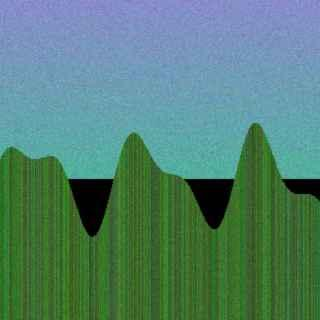
#> input picture data/test_hard/hard_real_00_comp40.jpg, 320 x 320 px
$ python -i spectral_analyzer.py   (imports and definitions only)   (older library calls are emulated)
#> lines starting #> are read from the running program, lines starting #| are printed output that depends on the picture
#> further down, picture is the input picture: shape (320, 320, 3); mean B, G, R 113.3, 129.4, 83.2
import cv2
import numpy as np
from typing import Dict, Any, List


class ImageSpectralAnalyzer:
    """Frequency-domain and boundary gradient analysis for synthetic visual artifact detection."""

    def analyze_frequency_domain(self, image_bgr: np.ndarray) -> Dict[str, Any]:
        """
        Computes 2D-FFT frequency spectrum metrics to detect GAN / Diffusion grid artifacts.
        """
        if image_bgr is None or image_bgr.size == 0:
            return {"high_freq_power": 0.0, "grid_artifact_score": 0.0}

        gray = cv2.cvtColor(image_bgr, cv2.COLOR_BGR2GRAY)
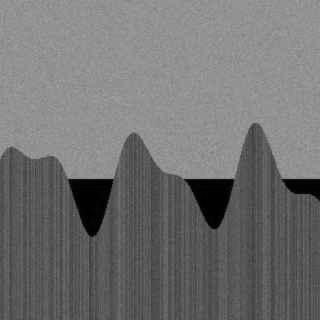
#> gray: shape (320, 320); min 0, max 164, mean 113.7
        h, w = gray.shape
#> h = 320; w = 320

        # Standardize size for consistent frequency analysis
        resized = cv2.resize(gray, (256, 256), interpolation=cv2.INTER_AREA)

        # 2D Fast Fourier Transform
        f = np.fft.fft2(resized)
        fshift = np.fft.fftshift(f)
        magnitude_spectrum = np.log1p(np.abs(fshift))
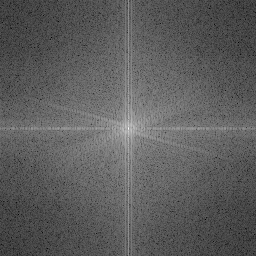
#> magnitude_spectrum: shape (256, 256) float64; min 0.498, max 15.82, mean 6.1; drawn with min black and max white

        # Separate into center (low frequency) and outer ring (high frequency)
        cy, cx = 128, 128
        y, x = np.ogrid[:256, :256]
        dist_from_center = np.sqrt((x - cx) ** 2 + (y - cy) ** 2)

        # Low frequency radius <= 32, high frequency radius >= 80
        low_mask = dist_from_center <= 32
        high_mask = dist_from_center >= 80

        low_power = float(np.mean(magnitude_spectrum[low_mask]))
#> low_power = 8.69
        high_power = float(np.mean(magnitude_spectrum[high_mask]))
#> high_power = 5.53
        high_low_ratio = high_power / (low_power + 1e-5)
#> high_low_ratio = 0.636

        # Check for unnatural periodic peaks in high-frequency ring (GAN grid artifact)
        high_vals = magnitude_spectrum[high_mask]
        q75, q25 = np.percentile(high_vals, [75, 25])
#> q75 = 6.16; q25 = 4.9
        iqr = q75 - q25
#> iqr = 1.26
        high_spikes = np.sum(high_vals > (q75 + 1.5 * iqr)) / len(high_vals)
#> high_spikes = 0.00629

        # Laplacian sharpness variance
        laplacian = cv2.Laplacian(gray, cv2.CV_64F)
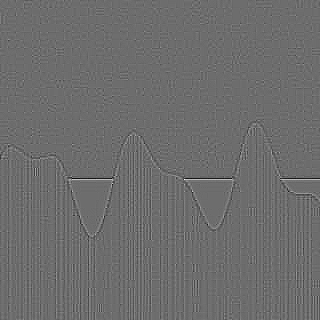
#> laplacian: shape (320, 320) float64; min -135, max 180, mean 0; drawn with min black and max white
        lap_var = float(laplacian.var())
#> lap_var = 152.2

        return {
            "high_freq_power": round(high_power, 3),
            "high_low_power_ratio": round(high_low_ratio, 4),
            "high_frequency_spikes_ratio": round(float(high_spikes), 4),
            "laplacian_variance": round(lap_var, 2),
        }

    def analyze_facial_boundary(self, image_bgr: np.ndarray, box: tuple) -> float:
        """
        Calculates gradient discontinuity across the face boundary box.
        Face swaps typically display a smoothing/blur artifact along the blending perimeter.
        """
        x, y, w, h = box
        img_h, img_w, _ = image_bgr.shape

        # Define boundary strip
        pad = 8
        y1, y2 = max(0, y - pad), min(img_h, y + h + pad)
        x1, x2 = max(0, x - pad), min(img_w, x + w + pad)

        boundary_roi = image_bgr[y1:y2, x1:x2]
        if boundary_roi.size == 0:
            return 0.0

        gray_roi = cv2.cvtColor(boundary_roi, cv2.COLOR_BGR2GRAY)
        sobelx = cv2.Sobel(gray_roi, cv2.CV_64F, 1, 0, ksize=3)
        sobely = cv2.Sobel(gray_roi, cv2.CV_64F, 0, 1, ksize=3)
        grad_mag = np.sqrt(sobelx ** 2 + sobely ** 2)

        # Return standard deviation of gradient magnitude along boundary
        return float(np.std(grad_mag))

>>> import cv2
>>> picture = cv2.imread('../../../../data/test_hard/hard_real_00_comp40.jpg')
>>> result = ImageSpectralAnalyzer().analyze_frequency_domain(picture)
#> result = {'high_freq_power': 5.53, 'high_low_power_ratio': 0.636, 'high_frequency_spikes_ratio': 0.0063, 'laplacian_variance': 152.2}

$ run again, on data/test_hard/hard_real_01_comp40.jpg
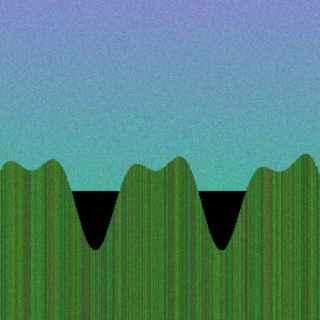
#> input picture data/test_hard/hard_real_01_comp40.jpg, 320 x 320 px
#> picture is the input picture: shape (320, 320, 3); mean B, G, R 117.2, 131.2, 82
#> in analyze_frequency_domain, `magnitude_spectrum = np.log1p(np.abs(fshift))`:
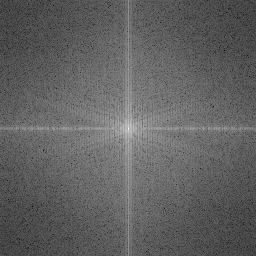
#> magnitude_spectrum: shape (256, 256) float64; min 0.0467, max 15.83, mean 6.08; drawn with min black and max white
#> low_power = 8.64
#> high_power = 5.51
#> high_low_ratio = 0.638
#> q75 = 6.15; q25 = 4.9
#> iqr = 1.26
#> high_spikes = 0.00669
#> in analyze_frequency_domain, `laplacian = cv2.Laplacian(gray, cv2.CV_64F)`:
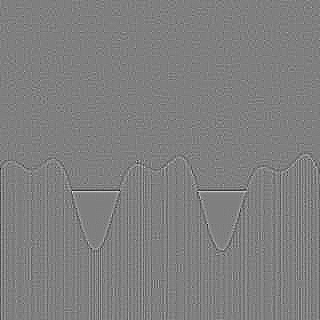
#> laplacian: shape (320, 320) float64; min -143, max 142, mean -0.1; drawn with min black and max white
#> lap_var = 151.1
#> result = {'high_freq_power': 5.51, 'high_low_power_ratio': 0.638, 'high_frequency_spikes_ratio': 0.0067, 'laplacian_variance': 151.1}

$ run again, on data/test_hard/hard_real_02_comp40.jpg
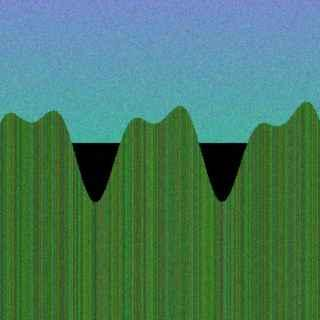
#> input picture data/test_hard/hard_real_02_comp40.jpg, 320 x 320 px
#> picture is the input picture: shape (320, 320, 3); mean B, G, R 97, 123.5, 71.5
#> in analyze_frequency_domain, `magnitude_spectrum = np.log1p(np.abs(fshift))`:
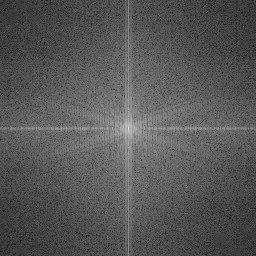
#> magnitude_spectrum: shape (256, 256) float64; min 1.02, max 15.74, mean 6.09; drawn with min black and max white
#> low_power = 8.62
#> high_power = 5.54
#> high_low_ratio = 0.643
#> q75 = 6.17; q25 = 4.93
#> iqr = 1.23
#> high_spikes = 0.00607
#> in analyze_frequency_domain, `laplacian = cv2.Laplacian(gray, cv2.CV_64F)`:
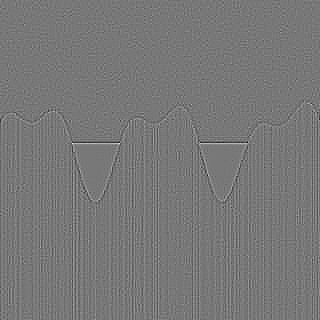
#> laplacian: shape (320, 320) float64; min -156, max 175, mean 0; drawn with min black and max white
#> lap_var = 163.8
#> result = {'high_freq_power': 5.54, 'high_low_power_ratio': 0.643, 'high_frequency_spikes_ratio': 0.0061, 'laplacian_variance': 163.8}

$ run again, on data/test_hard/hard_real_03_comp40.jpg
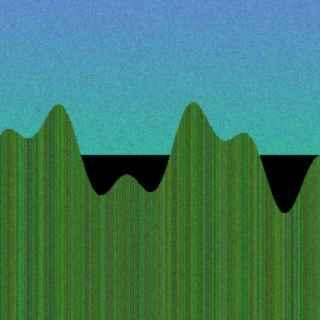
#> input picture data/test_hard/hard_real_03_comp40.jpg, 320 x 320 px
#> picture is the input picture: shape (320, 320, 3); mean B, G, R 102.2, 124.8, 63.9
#> in analyze_frequency_domain, `magnitude_spectrum = np.log1p(np.abs(fshift))`:
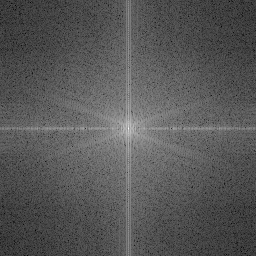
#> magnitude_spectrum: shape (256, 256) float64; min 0.884, max 15.74, mean 5.98; drawn with min black and max white
#> low_power = 8.69
#> high_power = 5.4
#> high_low_ratio = 0.622
#> q75 = 6.03; q25 = 4.79
#> iqr = 1.25
#> high_spikes = 0.0106
#> in analyze_frequency_domain, `laplacian = cv2.Laplacian(gray, cv2.CV_64F)`:
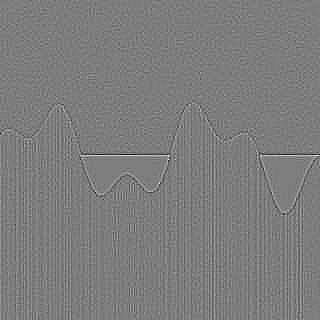
#> laplacian: shape (320, 320) float64; min -128, max 132, mean 0; drawn with min black and max white
#> lap_var = 113.9
#> result = {'high_freq_power': 5.4, 'high_low_power_ratio': 0.622, 'high_frequency_spikes_ratio': 0.0106, 'laplacian_variance': 113.8}
